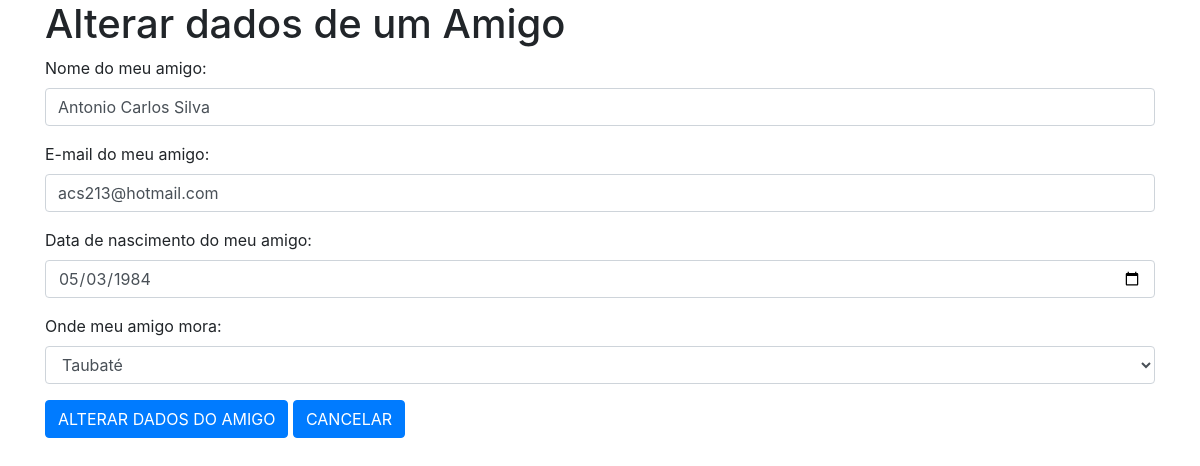
The page /PHP/lista_alterarbkp.php?id=17 on the database its author committed.
### tables this page shows
CREATE TABLE `tb_amigos` (
  `pk_id` int(11) NOT NULL,
  `nome` char(50) DEFAULT NULL,
  `dataNascimento` date DEFAULT NULL,
  `email` char(50) DEFAULT NULL,
  `fk_cidade` int(11) DEFAULT NULL
);

### PHP/lista_alterarBKP.php (the view, shortened to what this page needs)
<?php
    include_once("includes/conexao.php");
    if($_GET){
        $id = $_GET["id"];
        $sql = "SELECT * FROM tb_amigos WHERE pk_ID = $id";
        $dados = mysqli_query($conecta,$sql);
        $row = mysqli_fetch_object($dados);
    }
?>
<!DOCTYPE html>
<html lang="pt-br">
<head>
    <link rel="stylesheet" href="css/bootstrap.css" />
</head>
<body>
<div class="container">
    <h1>Alterar dados de um Amigo</h1>
        <form method="POST" action="lista_alterarbkp.php">
            <div class="form-group">
                <label for="txt_nome">Nome do meu amigo:</label>
                <input type="text" id="txt_nome" name="txt_nome" class="form-control" value="<?php echo $row->nome; ?>" required>
            </div>
            <div class="form-group">
                <label for="txt_email">E-mail do meu amigo:</label>
                <input type="email" id="txt_email" name="txt_email" class="form-control" value="<?php echo $row->email; ?>" required>
            </div>
            <div class="form-group">
                <label for="txt_nascimento">Data de nascimento do meu amigo:</label>
                <input type="date" id="txt_nascimento" name="txt_nascimento" class="form-control" value="<?php echo $row->dataNascimento; ?>" required>
            </div>
            <div class="form-group">
                <label for="cbo_cidade">Onde meu amigo mora:</label>
                <select id="cbo_cidade" name="cbo_cidade" class="form-control" required>
<?php
                $sql = mysqli_query($conecta,"SELECT * FROM tb_cidade ORDER BY nomeCidade");
                while($row1 = mysqli_fetch_object($sql)){
                    $s = ($row->fk_cidade==$row1->pk_id) ? "selected" :"" ;
                    echo '<option value="'.$row1->pk_id.'" '.$s.'>'.$row1->nomeCidade.'</option>';
                }
?>
                </select>
            </div>
            <button type="submit" class="btn btn-primary" name="submit" value="INSERT">ALTERAR DADOS DO AMIGO</button>
            <a href="lista_simplesbkp.php" class="btn btn-primary" value="INSERT">CANCELAR</a>
        </form>
</div>
</body>
</html>

### rows shown on the page
tb_amigos: txt_nome "Antonio Carlos Silva", txt_email "acs213@hotmail.com", txt_nascimento "05/03/1984"

### other values the page prints
form field cbo_cidade "Taubaté"
